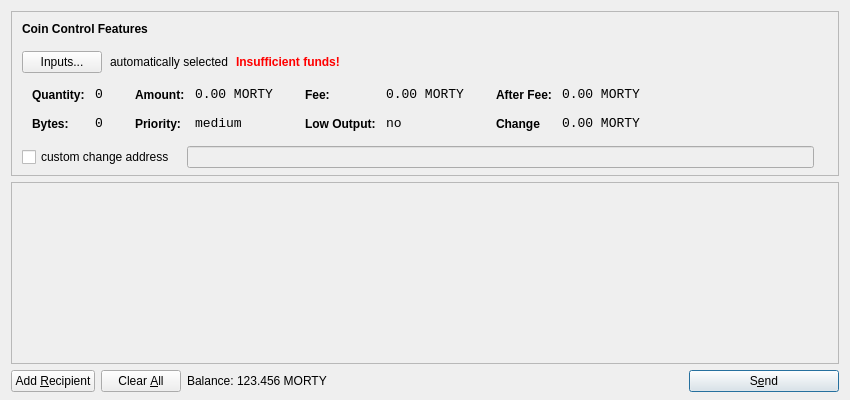
<?xml version="1.0" encoding="UTF-8"?>
<ui version="4.0">
 <class>SendCoinsDialog</class>
 <widget class="QDialog" name="SendCoinsDialog">
  <property name="geometry">
   <rect>
    <x>0</x>
    <y>0</y>
    <width>850</width>
    <height>400</height>
   </rect>
  </property>
  <property name="windowTitle">
   <string>Send Coins</string>
  </property>
  <layout class="QVBoxLayout" name="verticalLayout" stretch="0,1,0">
   <property name="bottomMargin">
    <number>8</number>
   </property>
   <item>
    <widget class="QFrame" name="frameCoinControl">
     <property name="sizePolicy">
      <sizepolicy hsizetype="Expanding" vsizetype="Expanding">
       <horstretch>0</horstretch>
       <verstretch>0</verstretch>
      </sizepolicy>
     </property>
     <property name="maximumSize">
      <size>
       <width>16777215</width>
       <height>16777215</height>
      </size>
     </property>
     <property name="frameShape">
      <enum>QFrame::StyledPanel</enum>
     </property>
     <property name="frameShadow">
      <enum>QFrame::Sunken</enum>
     </property>
     <layout class="QVBoxLayout" name="verticalLayoutCoinControl2">
      <property name="spacing">
       <number>-1</number>
      </property>
      <property name="leftMargin">
       <number>0</number>
      </property>
      <property name="topMargin">
       <number>0</number>
      </property>
      <property name="rightMargin">
       <number>0</number>
      </property>
      <property name="bottomMargin">
       <number>6</number>
      </property>
      <item>
       <layout class="QVBoxLayout" name="verticalLayoutCoinControl" stretch="0,0,0,0,1">
        <property name="spacing">
         <number>0</number>
        </property>
        <property name="leftMargin">
         <number>10</number>
        </property>
        <property name="topMargin">
         <number>10</number>
        </property>
        <item>
         <layout class="QHBoxLayout" name="horizontalLayoutCoinControl1">
          <property name="bottomMargin">
           <number>15</number>
          </property>
          <item>
           <widget class="QLabel" name="labelCoinControlFeatures">
            <property name="sizePolicy">
             <sizepolicy hsizetype="Preferred" vsizetype="Maximum">
              <horstretch>0</horstretch>
              <verstretch>0</verstretch>
             </sizepolicy>
            </property>
            <property name="font">
             <font>
              <weight>75</weight>
              <bold>true</bold>
             </font>
            </property>
            <property name="styleSheet">
             <string notr="true">font-weight:bold;</string>
            </property>
            <property name="text">
             <string>Coin Control Features</string>
            </property>
           </widget>
          </item>
         </layout>
        </item>
        <item>
         <layout class="QHBoxLayout" name="horizontalLayoutCoinControl2" stretch="0,0,0,0">
          <property name="spacing">
           <number>8</number>
          </property>
          <property name="bottomMargin">
           <number>10</number>
          </property>
          <item>
           <widget class="QPushButton" name="pushButtonCoinControl">
            <property name="styleSheet">
             <string notr="true"/>
            </property>
            <property name="text">
             <string>Inputs...</string>
            </property>
           </widget>
          </item>
          <item>
           <widget class="QLabel" name="labelCoinControlAutomaticallySelected">
            <property name="text">
             <string>automatically selected</string>
            </property>
            <property name="margin">
             <number>5</number>
            </property>
           </widget>
          </item>
          <item>
           <widget class="QLabel" name="labelCoinControlInsuffFunds">
            <property name="font">
             <font>
              <weight>75</weight>
              <bold>true</bold>
             </font>
            </property>
            <property name="styleSheet">
             <string notr="true">color:red;font-weight:bold;</string>
            </property>
            <property name="text">
             <string>Insufficient funds!</string>
            </property>
            <property name="margin">
             <number>5</number>
            </property>
           </widget>
          </item>
          <item>
           <spacer name="horizontalSpacerCoinControl">
            <property name="orientation">
             <enum>Qt::Horizontal</enum>
            </property>
            <property name="sizeHint" stdset="0">
             <size>
              <width>40</width>
              <height>1</height>
             </size>
            </property>
           </spacer>
          </item>
         </layout>
        </item>
        <item>
         <widget class="QWidget" name="widgetCoinControl" native="true">
          <property name="sizePolicy">
           <sizepolicy hsizetype="Preferred" vsizetype="Preferred">
            <horstretch>0</horstretch>
            <verstretch>0</verstretch>
           </sizepolicy>
          </property>
          <property name="minimumSize">
           <size>
            <width>0</width>
            <height>0</height>
           </size>
          </property>
          <property name="styleSheet">
           <string notr="true"/>
          </property>
          <layout class="QHBoxLayout" name="horizontalLayoutCoinControl5">
           <property name="margin">
            <number>0</number>
           </property>
           <item>
            <layout class="QHBoxLayout" name="horizontalLayoutCoinControl3" stretch="0,0,0,1">
             <property name="spacing">
              <number>20</number>
             </property>
             <property name="topMargin">
              <number>0</number>
             </property>
             <property name="bottomMargin">
              <number>10</number>
             </property>
             <item>
              <layout class="QFormLayout" name="formLayoutCoinControl1">
               <property name="horizontalSpacing">
                <number>10</number>
               </property>
               <property name="verticalSpacing">
                <number>14</number>
               </property>
               <property name="leftMargin">
                <number>10</number>
               </property>
               <property name="topMargin">
                <number>4</number>
               </property>
               <property name="rightMargin">
                <number>6</number>
               </property>
               <item row="0" column="0">
                <widget class="QLabel" name="labelCoinControlQuantityText">
                 <property name="styleSheet">
                  <string notr="true">font-weight:bold;</string>
                 </property>
                 <property name="text">
                  <string>Quantity:</string>
                 </property>
                 <property name="margin">
                  <number>0</number>
                 </property>
                </widget>
               </item>
               <item row="0" column="1">
                <widget class="QLabel" name="labelCoinControlQuantity">
                 <property name="font">
                  <font>
                   <family>Monospace</family>
                   <pointsize>10</pointsize>
                  </font>
                 </property>
                 <property name="cursor">
                  <cursorShape>IBeamCursor</cursorShape>
                 </property>
                 <property name="contextMenuPolicy">
                  <enum>Qt::ActionsContextMenu</enum>
                 </property>
                 <property name="text">
                  <string>0</string>
                 </property>
                 <property name="margin">
                  <number>0</number>
                 </property>
                 <property name="textInteractionFlags">
                  <set>Qt::LinksAccessibleByMouse|Qt::TextSelectableByKeyboard|Qt::TextSelectableByMouse</set>
                 </property>
                </widget>
               </item>
               <item row="1" column="0">
                <widget class="QLabel" name="labelCoinControlBytesText">
                 <property name="styleSheet">
                  <string notr="true">font-weight:bold;</string>
                 </property>
                 <property name="text">
                  <string>Bytes:</string>
                 </property>
                </widget>
               </item>
               <item row="1" column="1">
                <widget class="QLabel" name="labelCoinControlBytes">
                 <property name="font">
                  <font>
                   <family>Monospace</family>
                   <pointsize>10</pointsize>
                  </font>
                 </property>
                 <property name="cursor">
                  <cursorShape>IBeamCursor</cursorShape>
                 </property>
                 <property name="contextMenuPolicy">
                  <enum>Qt::ActionsContextMenu</enum>
                 </property>
                 <property name="text">
                  <string>0</string>
                 </property>
                 <property name="textInteractionFlags">
                  <set>Qt::LinksAccessibleByMouse|Qt::TextSelectableByKeyboard|Qt::TextSelectableByMouse</set>
                 </property>
                </widget>
               </item>
              </layout>
             </item>
             <item>
              <layout class="QFormLayout" name="formLayoutCoinControl2">
               <property name="horizontalSpacing">
                <number>10</number>
               </property>
               <property name="verticalSpacing">
                <number>14</number>
               </property>
               <property name="leftMargin">
                <number>6</number>
               </property>
               <property name="topMargin">
                <number>4</number>
               </property>
               <property name="rightMargin">
                <number>6</number>
               </property>
               <item row="0" column="0">
                <widget class="QLabel" name="labelCoinControlAmountText">
                 <property name="styleSheet">
                  <string notr="true">font-weight:bold;</string>
                 </property>
                 <property name="text">
                  <string>Amount:</string>
                 </property>
                 <property name="margin">
                  <number>0</number>
                 </property>
                </widget>
               </item>
               <item row="0" column="1">
                <widget class="QLabel" name="labelCoinControlAmount">
                 <property name="font">
                  <font>
                   <family>Monospace</family>
                   <pointsize>10</pointsize>
                  </font>
                 </property>
                 <property name="cursor">
                  <cursorShape>IBeamCursor</cursorShape>
                 </property>
                 <property name="contextMenuPolicy">
                  <enum>Qt::ActionsContextMenu</enum>
                 </property>
                 <property name="text">
                  <string>0.00 MORTY</string>
                 </property>
                 <property name="textInteractionFlags">
                  <set>Qt::LinksAccessibleByMouse|Qt::TextSelectableByKeyboard|Qt::TextSelectableByMouse</set>
                 </property>
                </widget>
               </item>
               <item row="1" column="0">
                <widget class="QLabel" name="labelCoinControlPriorityText">
                 <property name="styleSheet">
                  <string notr="true">font-weight:bold;</string>
                 </property>
                 <property name="text">
                  <string>Priority:</string>
                 </property>
                </widget>
               </item>
               <item row="1" column="1">
                <widget class="QLabel" name="labelCoinControlPriority">
                 <property name="font">
                  <font>
                   <family>Monospace</family>
                   <pointsize>10</pointsize>
                  </font>
                 </property>
                 <property name="cursor">
                  <cursorShape>IBeamCursor</cursorShape>
                 </property>
                 <property name="contextMenuPolicy">
                  <enum>Qt::ActionsContextMenu</enum>
                 </property>
                 <property name="text">
                  <string>medium</string>
                 </property>
                 <property name="textInteractionFlags">
                  <set>Qt::LinksAccessibleByMouse|Qt::TextSelectableByKeyboard|Qt::TextSelectableByMouse</set>
                 </property>
                </widget>
               </item>
              </layout>
             </item>
             <item>
              <layout class="QFormLayout" name="formLayoutCoinControl3">
               <property name="horizontalSpacing">
                <number>10</number>
               </property>
               <property name="verticalSpacing">
                <number>14</number>
               </property>
               <property name="leftMargin">
                <number>6</number>
               </property>
               <property name="topMargin">
                <number>4</number>
               </property>
               <property name="rightMargin">
                <number>6</number>
               </property>
               <item row="0" column="0">
                <widget class="QLabel" name="labelCoinControlFeeText">
                 <property name="styleSheet">
                  <string notr="true">font-weight:bold;</string>
                 </property>
                 <property name="text">
                  <string>Fee:</string>
                 </property>
                 <property name="margin">
                  <number>0</number>
                 </property>
                </widget>
               </item>
               <item row="0" column="1">
                <widget class="QLabel" name="labelCoinControlFee">
                 <property name="font">
                  <font>
                   <family>Monospace</family>
                   <pointsize>10</pointsize>
                  </font>
                 </property>
                 <property name="cursor">
                  <cursorShape>IBeamCursor</cursorShape>
                 </property>
                 <property name="contextMenuPolicy">
                  <enum>Qt::ActionsContextMenu</enum>
                 </property>
                 <property name="text">
                  <string>0.00 MORTY</string>
                 </property>
                 <property name="textInteractionFlags">
                  <set>Qt::LinksAccessibleByMouse|Qt::TextSelectableByKeyboard|Qt::TextSelectableByMouse</set>
                 </property>
                </widget>
               </item>
               <item row="1" column="0">
                <widget class="QLabel" name="labelCoinControlLowOutputText">
                 <property name="styleSheet">
                  <string notr="true">font-weight:bold;</string>
                 </property>
                 <property name="text">
                  <string>Low Output:</string>
                 </property>
                </widget>
               </item>
               <item row="1" column="1">
                <widget class="QLabel" name="labelCoinControlLowOutput">
                 <property name="font">
                  <font>
                   <family>Monospace</family>
                   <pointsize>10</pointsize>
                  </font>
                 </property>
                 <property name="cursor">
                  <cursorShape>IBeamCursor</cursorShape>
                 </property>
                 <property name="contextMenuPolicy">
                  <enum>Qt::ActionsContextMenu</enum>
                 </property>
                 <property name="text">
                  <string>no</string>
                 </property>
                 <property name="textInteractionFlags">
                  <set>Qt::LinksAccessibleByMouse|Qt::TextSelectableByKeyboard|Qt::TextSelectableByMouse</set>
                 </property>
                </widget>
               </item>
              </layout>
             </item>
             <item>
              <layout class="QFormLayout" name="formLayoutCoinControl4">
               <property name="horizontalSpacing">
                <number>10</number>
               </property>
               <property name="verticalSpacing">
                <number>14</number>
               </property>
               <property name="leftMargin">
                <number>6</number>
               </property>
               <property name="topMargin">
                <number>4</number>
               </property>
               <property name="rightMargin">
                <number>6</number>
               </property>
               <item row="0" column="0">
                <widget class="QLabel" name="labelCoinControlAfterFeeText">
                 <property name="styleSheet">
                  <string notr="true">font-weight:bold;</string>
                 </property>
                 <property name="text">
                  <string>After Fee:</string>
                 </property>
                 <property name="margin">
                  <number>0</number>
                 </property>
                </widget>
               </item>
               <item row="0" column="1">
                <widget class="QLabel" name="labelCoinControlAfterFee">
                 <property name="font">
                  <font>
                   <family>Monospace</family>
                   <pointsize>10</pointsize>
                  </font>
                 </property>
                 <property name="cursor">
                  <cursorShape>IBeamCursor</cursorShape>
                 </property>
                 <property name="contextMenuPolicy">
                  <enum>Qt::ActionsContextMenu</enum>
                 </property>
                 <property name="text">
                  <string>0.00 MORTY</string>
                 </property>
                 <property name="textInteractionFlags">
                  <set>Qt::LinksAccessibleByMouse|Qt::TextSelectableByKeyboard|Qt::TextSelectableByMouse</set>
                 </property>
                </widget>
               </item>
               <item row="1" column="0">
                <widget class="QLabel" name="labelCoinControlChangeText">
                 <property name="styleSheet">
                  <string notr="true">font-weight:bold;</string>
                 </property>
                 <property name="text">
                  <string>Change</string>
                 </property>
                </widget>
               </item>
               <item row="1" column="1">
                <widget class="QLabel" name="labelCoinControlChange">
                 <property name="font">
                  <font>
                   <family>Monospace</family>
                   <pointsize>10</pointsize>
                  </font>
                 </property>
                 <property name="cursor">
                  <cursorShape>IBeamCursor</cursorShape>
                 </property>
                 <property name="contextMenuPolicy">
                  <enum>Qt::ActionsContextMenu</enum>
                 </property>
                 <property name="text">
                  <string>0.00 MORTY</string>
                 </property>
                 <property name="textInteractionFlags">
                  <set>Qt::LinksAccessibleByMouse|Qt::TextSelectableByKeyboard|Qt::TextSelectableByMouse</set>
                 </property>
                </widget>
               </item>
              </layout>
             </item>
            </layout>
           </item>
          </layout>
         </widget>
        </item>
        <item>
         <layout class="QHBoxLayout" name="horizontalLayoutCoinControl4" stretch="0,0,0">
          <property name="spacing">
           <number>12</number>
          </property>
          <property name="sizeConstraint">
           <enum>QLayout::SetDefaultConstraint</enum>
          </property>
          <property name="topMargin">
           <number>5</number>
          </property>
          <property name="rightMargin">
           <number>5</number>
          </property>
          <item>
           <widget class="QCheckBox" name="checkBoxCoinControlChange">
            <property name="text">
             <string>custom change address</string>
            </property>
           </widget>
          </item>
          <item>
           <widget class="QLineEdit" name="lineEditCoinControlChange">
            <property name="enabled">
             <bool>false</bool>
            </property>
            <property name="sizePolicy">
             <sizepolicy hsizetype="Expanding" vsizetype="Fixed">
              <horstretch>0</horstretch>
              <verstretch>0</verstretch>
             </sizepolicy>
            </property>
           </widget>
          </item>
          <item>
           <widget class="QLabel" name="labelCoinControlChangeLabel">
            <property name="sizePolicy">
             <sizepolicy hsizetype="Preferred" vsizetype="Expanding">
              <horstretch>0</horstretch>
              <verstretch>0</verstretch>
             </sizepolicy>
            </property>
            <property name="minimumSize">
             <size>
              <width>0</width>
              <height>0</height>
             </size>
            </property>
            <property name="text">
             <string/>
            </property>
            <property name="margin">
             <number>3</number>
            </property>
           </widget>
          </item>
         </layout>
        </item>
        <item>
         <spacer name="verticalSpacerCoinControl">
          <property name="orientation">
           <enum>Qt::Vertical</enum>
          </property>
          <property name="sizeHint" stdset="0">
           <size>
            <width>800</width>
            <height>1</height>
           </size>
          </property>
         </spacer>
        </item>
       </layout>
      </item>
     </layout>
    </widget>
   </item>
   <item>
    <widget class="QScrollArea" name="scrollArea">
     <property name="widgetResizable">
      <bool>true</bool>
     </property>
     <widget class="QWidget" name="scrollAreaWidgetContents">
      <property name="geometry">
       <rect>
        <x>0</x>
        <y>0</y>
        <width>830</width>
        <height>165</height>
       </rect>
      </property>
      <layout class="QVBoxLayout" name="verticalLayout_2">
       <property name="margin">
        <number>0</number>
       </property>
       <item>
        <layout class="QVBoxLayout" name="entries">
         <property name="spacing">
          <number>6</number>
         </property>
        </layout>
       </item>
       <item>
        <spacer name="verticalSpacer">
         <property name="orientation">
          <enum>Qt::Vertical</enum>
         </property>
         <property name="sizeHint" stdset="0">
          <size>
           <width>20</width>
           <height>40</height>
          </size>
         </property>
        </spacer>
       </item>
      </layout>
     </widget>
    </widget>
   </item>
   <item>
    <layout class="QHBoxLayout" name="horizontalLayout">
     <item>
      <widget class="QPushButton" name="addButton">
       <property name="toolTip">
        <string>Send to multiple recipients at once</string>
       </property>
       <property name="text">
        <string>Add &amp;Recipient</string>
       </property>
       <property name="icon">
        <iconset resource="../bitcoin.qrc">
         <normaloff>:/icons/add</normaloff>:/icons/add</iconset>
       </property>
       <property name="autoDefault">
        <bool>false</bool>
       </property>
      </widget>
     </item>
     <item>
      <widget class="QPushButton" name="clearButton">
       <property name="sizePolicy">
        <sizepolicy hsizetype="Minimum" vsizetype="Fixed">
         <horstretch>0</horstretch>
         <verstretch>0</verstretch>
        </sizepolicy>
       </property>
       <property name="toolTip">
        <string>Remove all transaction fields</string>
       </property>
       <property name="text">
        <string>Clear &amp;All</string>
       </property>
       <property name="icon">
        <iconset resource="../bitcoin.qrc">
         <normaloff>:/icons/remove</normaloff>:/icons/remove</iconset>
       </property>
       <property name="autoRepeatDelay">
        <number>300</number>
       </property>
       <property name="autoDefault">
        <bool>false</bool>
       </property>
      </widget>
     </item>
     <item>
      <layout class="QHBoxLayout" name="horizontalLayout_2">
       <property name="spacing">
        <number>3</number>
       </property>
       <item>
        <widget class="QLabel" name="label">
         <property name="sizePolicy">
          <sizepolicy hsizetype="Preferred" vsizetype="Fixed">
           <horstretch>0</horstretch>
           <verstretch>0</verstretch>
          </sizepolicy>
         </property>
         <property name="text">
          <string>Balance:</string>
         </property>
        </widget>
       </item>
       <item>
        <widget class="QLabel" name="labelBalance">
         <property name="sizePolicy">
          <sizepolicy hsizetype="Preferred" vsizetype="Fixed">
           <horstretch>0</horstretch>
           <verstretch>0</verstretch>
          </sizepolicy>
         </property>
         <property name="cursor">
          <cursorShape>IBeamCursor</cursorShape>
         </property>
         <property name="text">
          <string>123.456 MORTY</string>
         </property>
         <property name="textInteractionFlags">
          <set>Qt::LinksAccessibleByMouse|Qt::TextSelectableByKeyboard|Qt::TextSelectableByMouse</set>
         </property>
        </widget>
       </item>
      </layout>
     </item>
     <item>
      <spacer name="horizontalSpacer">
       <property name="orientation">
        <enum>Qt::Horizontal</enum>
       </property>
       <property name="sizeHint" stdset="0">
        <size>
         <width>40</width>
         <height>20</height>
        </size>
       </property>
      </spacer>
     </item>
     <item>
      <widget class="QPushButton" name="sendButton">
       <property name="minimumSize">
        <size>
         <width>150</width>
         <height>0</height>
        </size>
       </property>
       <property name="toolTip">
        <string>Confirm the send action</string>
       </property>
       <property name="text">
        <string>S&amp;end</string>
       </property>
       <property name="icon">
        <iconset resource="../bitcoin.qrc">
         <normaloff>:/icons/send</normaloff>:/icons/send</iconset>
       </property>
       <property name="default">
        <bool>true</bool>
       </property>
      </widget>
     </item>
    </layout>
   </item>
  </layout>
 </widget>
 <resources>
  <include location="../bitcoin.qrc"/>
 </resources>
 <connections/>
</ui>
